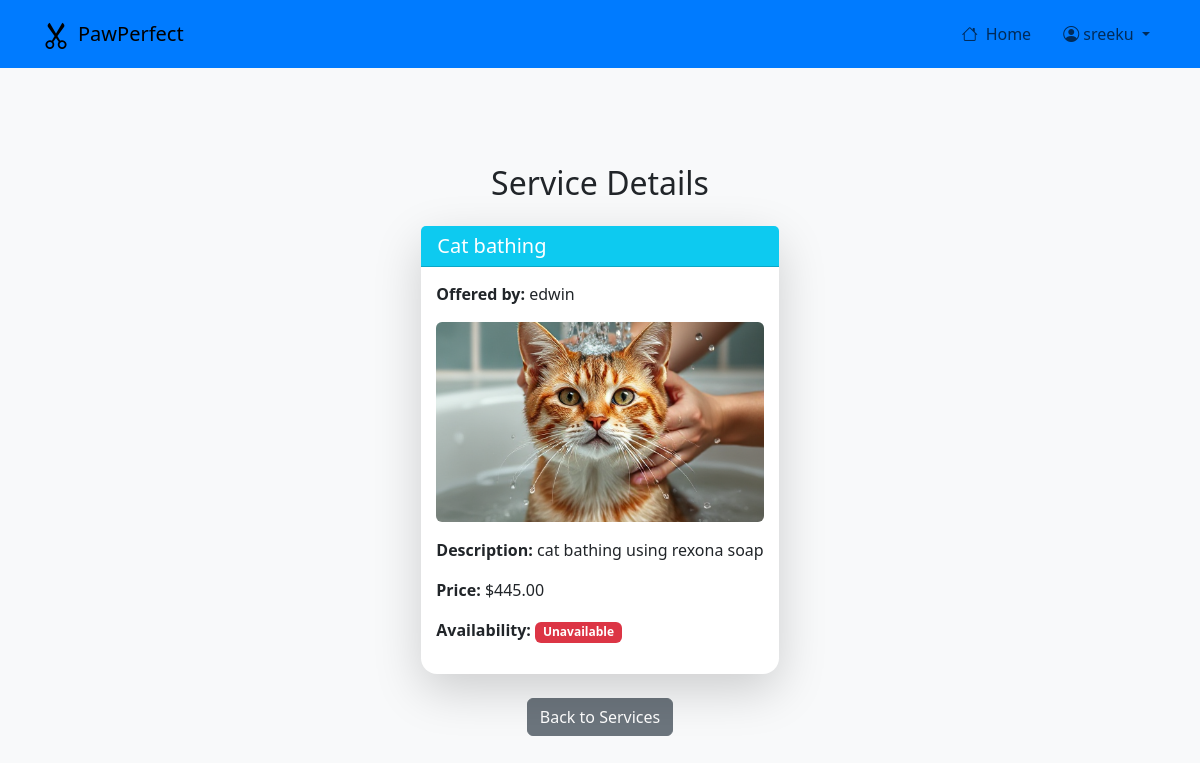
The app's page /services/view/7/ (signed in) with its own data.
### userauth/models.py (models this page shows, shortened)
class User(AbstractUser):
    ROLE_CHOICES = [
        ('owner', 'Pet Owner'),
        ('groomer', 'Groomer'),
    ]
    role = models.CharField(max_length=20, choices=ROLE_CHOICES, default='owner')
    is_approved = models.BooleanField(default=False)
    phone_number = models.CharField(max_length=15, blank=True, null=True)  # New field added

### groom_interface/models.py (models this page shows, shortened)
class Service(models.Model):
    groomer = models.ForeignKey(User, on_delete=models.CASCADE, related_name="services")
    name = models.CharField(max_length=255)
    description = models.TextField(blank=True, null=True)
    price = models.DecimalField(max_digits=6, decimal_places=2)
    availability = models.BooleanField(default=True)
    image = models.ImageField(upload_to='services/', blank=True, null=True)  # New field for image

### groom_interface/views.py (the view)
# urls.py: path('services/view/<int:service_id>/', views.view_service, name='view_service'),
@login_required
def view_service(request, service_id):
    service = get_object_or_404(Service, id=service_id)
    return render(request, 'view_service.html', {'service': service})

### groom_interface/templates/view_service.html
{% extends "base.html" %}
{% block content %}
<div class="container mt-5">
    <h2 class="mb-4 text-center">Service Details</h2>
    <div class="d-flex justify-content-center">
        <div class="card shadow-lg border-0 rounded-4" style="max-width: 600px;">
            <div class="card-header bg-info text-white">
                <h5 class="mb-0">{{ service.name }}</h5>
            </div>
            <div class="card-body">
                <p><strong>Offered by:</strong> {{ service.groomer.username }}</p>
                {% if service.image %}
                    <img src="{{ service.image.url }}" class="img-fluid rounded mb-3" alt="{{ service.name }}">
                {% else %}
                    <img src="#" class="img-fluid rounded mb-3" alt="placeholder">
                {% endif %}
                <p><strong>Description:</strong> {{ service.description }}</p>
                <p><strong>Price:</strong> ${{ service.price }}</p>
                <p><strong>Availability:</strong>
                    {% if service.availability %}
                        <span class="badge bg-success">Available</span>
                    {% else %}
                        <span class="badge bg-danger">Unavailable</span>
                    {% endif %}
                </p>
            </div>
        </div>
    </div>
    <div class="mt-4 text-center">
        {% if user.role == 'admin' %}
            <a href="{% url 'all_services' %}" class="btn btn-secondary">Back to Services</a>
        {% elif user.role == 'groomer' %}
            <a href="{% url 'manage_services' %}" class="btn btn-secondary">Back to Services</a>
        {% endif %}
    </div>
</div>
{% endblock %}

### userauth/templates/base.html (shortened to what this page needs)
{% load static %}
<!DOCTYPE html>
<html lang="en">
<head>
    <link href="https://cdn.jsdelivr.net/npm/bootstrap@5.3.2/dist/css/bootstrap.min.css" rel="stylesheet">
    <link href="https://cdn.jsdelivr.net/npm/bootstrap-icons/font/bootstrap-icons.css" rel="stylesheet">
    <link rel="stylesheet" href="{% static 'userauth/css/style.css' %}">
    <link rel="stylesheet" href="{% static 'groom_interface/css/style.css' %}">
</head>
<body class="bg-light">
    <header class="sticky-top">
        <nav class="navbar navbar-expand-lg navbar-light" style="background-color: #007bff;">
            <div class="container">
                <a class="navbar-brand d-flex align-items-center gap-2" href="{% url 'home' %}">
                    <i class="bi bi-scissors fs-3"></i>
                    <span class="brand-text">PawPerfect</span>
                </a>
                <div class="collapse navbar-collapse" id="navbarNav">
                    <ul class="navbar-nav ms-auto align-items-center gap-3">
                        {% if request.path != '/login/' and request.path != '/signup/' %}
                            <li class="nav-item">
                                <a class="nav-link" href="{% url 'home' %}">
                                    <i class="bi bi-house me-2"></i>Home
                                </a>
                            </li>
                        {% endif %}
                        {% if not user.is_authenticated %}
                            <li class="nav-item">
                                <a class="nav-link" href="{% url 'login' %}">
                                    <i class="bi bi-box-arrow-in-right me-2"></i>Login
                                </a>
                            </li>
                        {% else %}
                            <li class="nav-item dropdown">
                                <a class="nav-link dropdown-toggle" href="#" id="profileDropdown" role="button" data-bs-toggle="dropdown" aria-expanded="false">
                                    <i class="bi bi-person-circle"></i> {{ user.username }}
                                </a>
                            </li>
                        {% endif %}
                    </ul>
                </div>
            </div>
        </nav>
    </header>
    <main class="container py-5">
        {% block content %}{% endblock %}
    </main>
</body>
</html>

### static/groom_interface/css/style.css (style rules this page uses)
.card { display: flex; flex-direction: column; height: 100%; }
.card-body { flex-grow: 1; display: flex; flex-direction: column; justify-content: space-between; padding: 15px; overflow: hidden; }
.card-body img { max-height: 200px; width: 100%; object-fit: cover; margin-bottom: 15px; }
.card-body p { word-wrap: break-word; word-break: break-word; }

### records on screen
User: username "sreeku"
Service: name "Cat bathing", groomer.username "edwin", image (picture), description "cat bathing using rexona soap", price "445.00"
